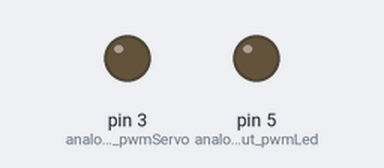
This sketch was run on a simulated Arduino Uno, built with avr-gcc and run on an emulated ATmega328P. Shown: output pins drawn as LEDs (lit = HIGH). What the sketch prints to the serial monitor is not drawn.

Above: at 0.05 s.
At 9.45 s:
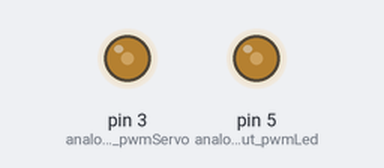
At 19.95 s:
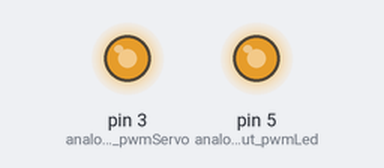
At 39.85 s:
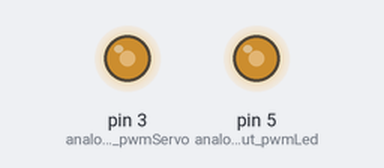
Timing chart, 0 to 40.0 s (numbered marks = the images above):
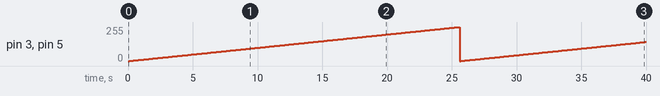

Measured:
- by itself, pin 3 (analogOut_pwmServo), pin 5 (analogOut_pwmLed): 0/255 → 1/255 at 0.10 s, → 2/255 0.10 s later, → 3/255 0.10 s later, → 4/255 0.10 s later, … (399 changes in this stretch)

The sketch:

PWM.ino
```cpp
/*
 * Fundacion Kinal
 * Centro educativo tecnico laboral Kinal
 * Electronica
 * Grado: Quinto
 * Sección: A
 * Curso: Taller de electronica digital y reparación de computadoras I
 * Nombre: Profe Alejandro
 * Carnet: ---------
 * Proyecto: Uso del PWM
*/

//Directivas del preprocesador
#define analogOut_pwmServo 3  //pin 3 para PWM de un servomotor
#define analogOut_pwmLed   5  //pin 5 para PWM de un led

//Variables
unsigned char raw_pwm=0; //valores 0-255 para ser utilizados en el PWM


void setup()
{
  Serial.begin(9600);  //Inicio la comunicacion serial
  Serial.println("Uso del PWM");
  pinMode(analogOut_pwmServo, OUTPUT);  //pin donde utilizo el PWM como salida.
  pinMode(analogOut_pwmLed, OUTPUT);
}

void loop()
{
  for(raw_pwm=0; raw_pwm < 256; raw_pwm++)
  {
    analogWrite(analogOut_pwmServo, raw_pwm);   //Muevo paso a paso el servoMotor
    analogWrite(analogOut_pwmLed, raw_pwm);   //Muevo paso a paso el servoMotor
    delay(100);
  }

}
```
